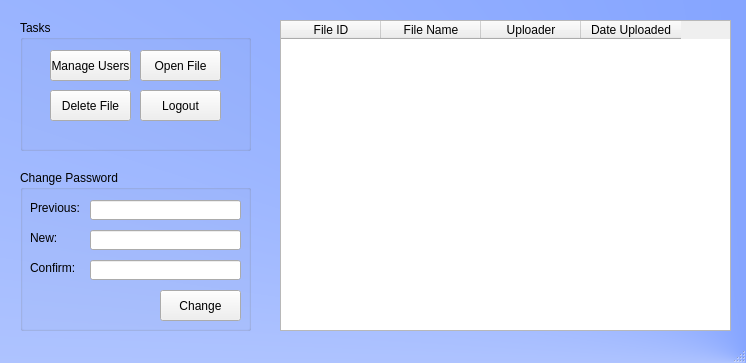
<?xml version="1.0" encoding="UTF-8"?>
<ui version="4.0">
 <class>MainWindow</class>
 <widget class="QMainWindow" name="MainWindow">
  <property name="geometry">
   <rect>
    <x>0</x>
    <y>0</y>
    <width>746</width>
    <height>363</height>
   </rect>
  </property>
  <property name="windowTitle">
   <string>MainWindow</string>
  </property>
  <property name="styleSheet">
   <string notr="true">#MainWindow
{
background-color: qconicalgradient(cx:1, cy:1, angle:0, stop:0 rgba(93, 135, 255, 255), stop:1 rgba(255, 255, 255, 255))
}</string>
  </property>
  <widget class="QWidget" name="centralwidget">
   <widget class="QGroupBox" name="groupBox">
    <property name="geometry">
     <rect>
      <x>20</x>
      <y>20</y>
      <width>231</width>
      <height>131</height>
     </rect>
    </property>
    <property name="title">
     <string>Tasks</string>
    </property>
    <widget class="QPushButton" name="pushButton">
     <property name="geometry">
      <rect>
       <x>30</x>
       <y>30</y>
       <width>81</width>
       <height>31</height>
      </rect>
     </property>
     <property name="text">
      <string>Manage Users</string>
     </property>
    </widget>
    <widget class="QPushButton" name="pushButton_2">
     <property name="geometry">
      <rect>
       <x>120</x>
       <y>30</y>
       <width>81</width>
       <height>31</height>
      </rect>
     </property>
     <property name="text">
      <string>Open File</string>
     </property>
    </widget>
    <widget class="QPushButton" name="pushButton_3">
     <property name="geometry">
      <rect>
       <x>30</x>
       <y>70</y>
       <width>81</width>
       <height>31</height>
      </rect>
     </property>
     <property name="text">
      <string>Delete File</string>
     </property>
    </widget>
    <widget class="QPushButton" name="pushButton_4">
     <property name="geometry">
      <rect>
       <x>120</x>
       <y>70</y>
       <width>81</width>
       <height>31</height>
      </rect>
     </property>
     <property name="text">
      <string>Logout</string>
     </property>
    </widget>
   </widget>
   <widget class="QTableWidget" name="tableWidget">
    <property name="geometry">
     <rect>
      <x>280</x>
      <y>20</y>
      <width>451</width>
      <height>311</height>
     </rect>
    </property>
    <column>
     <property name="text">
      <string>File ID</string>
     </property>
    </column>
    <column>
     <property name="text">
      <string>File Name</string>
     </property>
    </column>
    <column>
     <property name="text">
      <string>Uploader</string>
     </property>
    </column>
    <column>
     <property name="text">
      <string>Date Uploaded</string>
     </property>
    </column>
   </widget>
   <widget class="QGroupBox" name="groupBox_2">
    <property name="geometry">
     <rect>
      <x>20</x>
      <y>170</y>
      <width>231</width>
      <height>161</height>
     </rect>
    </property>
    <property name="title">
     <string>Change Password</string>
    </property>
    <widget class="QLineEdit" name="lineEdit_2">
     <property name="geometry">
      <rect>
       <x>70</x>
       <y>60</y>
       <width>151</width>
       <height>20</height>
      </rect>
     </property>
     <property name="echoMode">
      <enum>QLineEdit::Password</enum>
     </property>
    </widget>
    <widget class="QLabel" name="label_2">
     <property name="geometry">
      <rect>
       <x>10</x>
       <y>60</y>
       <width>51</width>
       <height>16</height>
      </rect>
     </property>
     <property name="text">
      <string>New:</string>
     </property>
    </widget>
    <widget class="QLabel" name="label">
     <property name="geometry">
      <rect>
       <x>10</x>
       <y>30</y>
       <width>51</width>
       <height>16</height>
      </rect>
     </property>
     <property name="text">
      <string>Previous:</string>
     </property>
    </widget>
    <widget class="QLineEdit" name="lineEdit">
     <property name="geometry">
      <rect>
       <x>70</x>
       <y>30</y>
       <width>151</width>
       <height>20</height>
      </rect>
     </property>
     <property name="echoMode">
      <enum>QLineEdit::Password</enum>
     </property>
    </widget>
    <widget class="QLabel" name="label_3">
     <property name="geometry">
      <rect>
       <x>10</x>
       <y>90</y>
       <width>51</width>
       <height>16</height>
      </rect>
     </property>
     <property name="text">
      <string>Confirm:</string>
     </property>
    </widget>
    <widget class="QLineEdit" name="lineEdit_3">
     <property name="geometry">
      <rect>
       <x>70</x>
       <y>90</y>
       <width>151</width>
       <height>20</height>
      </rect>
     </property>
     <property name="echoMode">
      <enum>QLineEdit::Password</enum>
     </property>
    </widget>
    <widget class="QPushButton" name="pushButton_5">
     <property name="geometry">
      <rect>
       <x>140</x>
       <y>120</y>
       <width>81</width>
       <height>31</height>
      </rect>
     </property>
     <property name="text">
      <string>Change</string>
     </property>
    </widget>
   </widget>
  </widget>
  <widget class="QMenuBar" name="menubar">
   <property name="geometry">
    <rect>
     <x>0</x>
     <y>0</y>
     <width>746</width>
     <height>21</height>
    </rect>
   </property>
  </widget>
  <widget class="QStatusBar" name="statusbar"/>
 </widget>
 <tabstops>
  <tabstop>pushButton</tabstop>
  <tabstop>pushButton_2</tabstop>
  <tabstop>pushButton_3</tabstop>
  <tabstop>pushButton_4</tabstop>
  <tabstop>lineEdit</tabstop>
  <tabstop>lineEdit_2</tabstop>
  <tabstop>lineEdit_3</tabstop>
  <tabstop>pushButton_5</tabstop>
  <tabstop>tableWidget</tabstop>
 </tabstops>
 <resources/>
 <connections/>
</ui>
